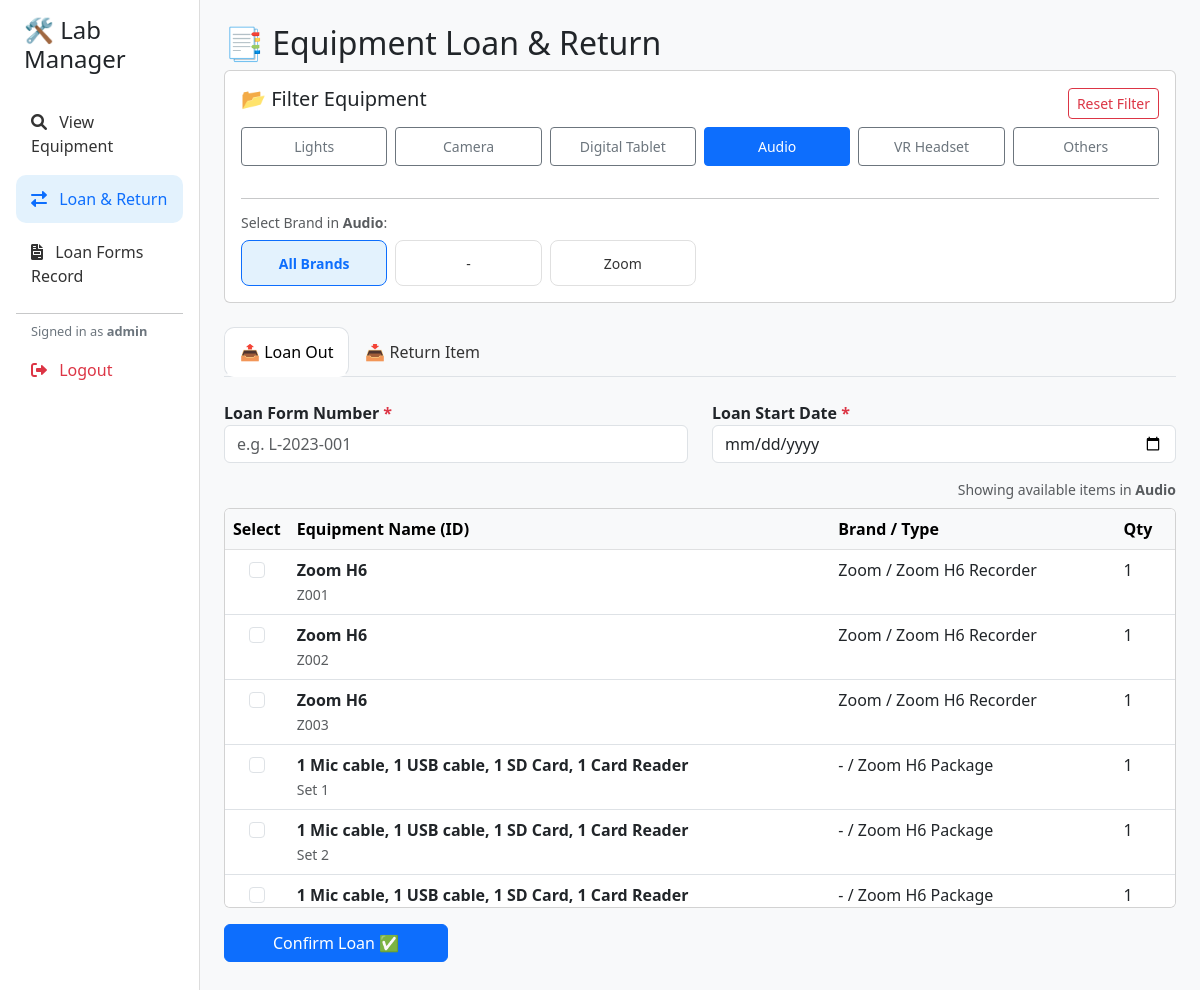
Page /loan_return?category=Audio (signed in) on the committed database.
### tables this page shows
CREATE TABLE "Equipment_List" (
	"Category" TEXT, 
	"Equipment_ID" TEXT, 
	"Type" TEXT, 
	"Brand" TEXT, 
	"Name" TEXT, 
	"Remarks" TEXT, 
	"Qty" BIGINT, 
	item_created DATETIME
);

### app.py (the view, shortened to what this page needs)
@app.route('/loan_return', methods=['GET', 'POST'])
def loan_return():
    if 'user' not in session:
        flash('Please login to access Loan & Return features.', 'warning')
        return redirect(url_for('dashboard'))
    conn = get_db()
    cat_filter = request.args.get('category', 'ALL')
    brand_filter = request.args.get('brand', 'ALL')
    brands = fetch_brands(cat_filter)
    available_data = fetch_equipment_data(availability='Yes', category_filter=cat_filter, brand_filter=brand_filter).to_dict(orient='records')
    loaned_data = fetch_equipment_data(availability='No', category_filter=cat_filter, brand_filter=brand_filter).to_dict(orient='records')
    return render_template('loan_return.html',
                           avail=available_data,
                           loaned=loaned_data,
                           curr_cat=cat_filter,
                           curr_brand=brand_filter,
                           brands=brands)

### app.py (called while the page is built)
def get_db():
    db = getattr(g, '_database', None)
    if db is None:
        db = g._database = sqlite3.connect(DATABASE)
        db.row_factory = sqlite3.Row
    return db

@app.teardown_appcontext
def close_connection(exception):
    db = getattr(g, '_database', None)
    if db is not None:
        db.close()

def fetch_brands(category_filter='ALL'):
    conn = get_db()
    try:
        if category_filter != 'ALL':
            if category_filter == 'Others':
                query = "SELECT DISTINCT Brand FROM Equipment_List WHERE Category NOT IN ('Lights', 'Camera', 'Digital Tablet', 'Audio', 'MICs (Recording Studio)') ORDER BY Brand"
                params = []
            else:
                query = "SELECT DISTINCT Brand FROM Equipment_List WHERE Category = ? ORDER BY Brand"
                params = [category_filter]
            df = pd.read_sql_query(query, conn, params=params)
        else:
            query = "SELECT DISTINCT Brand FROM Equipment_List ORDER BY Brand"
            df = pd.read_sql_query(query, conn)
        return df['Brand'].tolist()
    except:
        return []

### templates/loan_return.html (shortened to what this page needs)
{% extends "base.html" %}
{% block content %}
<h2>📑 Equipment Loan & Return</h2>
<div class="card p-3 mb-4">
    <div class="d-flex justify-content-between align-items-center mb-2">
        <h5>📂 Filter Equipment</h5>
        {% if curr_cat != 'ALL' %}
            <a href="{{ url_for('loan_return') }}" class="btn btn-sm btn-outline-danger">Reset Filter</a>
        {% endif %}
    </div>
    <div class="row g-2 mb-3">
        {% for cat in ['Lights', 'Camera', 'Digital Tablet', 'Audio', 'VR Headset', 'Others'] %}
        <div class="col-4 col-md-2">
            <a href="{{ url_for('loan_return', category=cat) }}"
               class="btn btn-sm w-100 py-2 d-flex flex-column align-items-center justify-content-center {% if curr_cat == cat %}btn-primary{% else %}btn-outline-secondary{% endif %}">
                {{ cat }}
            </a>
        </div>
        {% endfor %}
    </div>
    {% if curr_cat != 'ALL' %}
        <hr>
        <h6 class="text-muted small mb-2">Select Brand in <b>{{ curr_cat }}</b>:</h6>
        <div class="row g-2">
            <div class="col-6 col-sm-3 col-md-2">
                <a href="{{ url_for('loan_return', category=curr_cat, brand='ALL') }}"
                   class="brand-card {% if curr_brand == 'ALL' %}active{% endif %}">
                    <small>All Brands</small>
                </a>
            </div>
            {% for b in brands %}
            <div class="col-6 col-sm-3 col-md-2">
                <a href="{{ url_for('loan_return', category=curr_cat, brand=b) }}"
                   class="brand-card {% if curr_brand == b %}active{% endif %}">
                    <small>{{ b }}</small>
                </a>
            </div>
            {% endfor %}
        </div>
    {% endif %}
</div>
<ul class="nav nav-tabs mb-4" id="myTab" role="tablist">
    <li class="nav-item">
        <button class="nav-link active" id="loan-tab" data-bs-toggle="tab" data-bs-target="#loan" type="button">📤 Loan Out</button>
    </li>
    <li class="nav-item">
        <button class="nav-link" id="return-tab" data-bs-toggle="tab" data-bs-target="#return" type="button">📥 Return Item</button>
    </li>
</ul>
<div class="tab-content" id="myTabContent">
    <div class="tab-pane fade show active" id="loan" role="tabpanel">
        <form method="POST" action="{{ url_for('loan_return', category=curr_cat, brand=curr_brand) }}">
            <div class="row mb-3">
                <div class="col-md-6">
                    <label class="fw-bold">Loan Form Number <span class="text-danger">*</span></label>
                    <input type="text" name="loan_form_number" class="form-control" placeholder="e.g. L-2023-001" required>
                </div>
                <div class="col-md-6">
                    <label class="fw-bold">Loan Start Date <span class="text-danger">*</span></label>
                    <input type="date" name="loan_date" class="form-control" value="{{ date_today }}" required>
                </div>
            </div>
            <div class="text-end text-muted small mb-2">
                Showing available items in <b>{{ curr_cat }}</b> {% if curr_brand != 'ALL' %}/ <b>{{ curr_brand }}</b>{% endif %}
            </div>
            <div class="card p-0 mb-3" style="max-height: 400px; overflow-y: auto;">
                <table class="table table-hover mb-0">
                    <thead class="table-light sticky-top">
                        <tr>
                            <th width="50">Select</th>
                            <th>Equipment Name (ID)</th>
                            <th>Brand / Type</th>
                            <th>Qty</th>
                        </tr>
                    </thead>
                    <tbody>
                        {% for item in avail %}
                        <tr>
                            <td class="text-center">
                                <input class="form-check-input" type="checkbox" name="equipment_ids" value="{{ item['ID'] }}">
                            </td>
                            <td><strong>{{ item['Name'] }}</strong> <br><small class="text-muted">{{ item['ID'] }}</small></td>
                            <td>{{ item['Brand'] }} / {{ item['Type'] }}</td>
                            <td>{{ item['Qty'] }}</td>
                        </tr>
                        {% else %}
                        <tr><td colspan="4" class="text-center py-4 text-muted">No items found matching criteria.</td></tr>
                        {% endfor %}
                    </tbody>
                </table>
            </div>
            <button type="submit" class="btn btn-primary px-5">Confirm Loan ✅</button>
        </form>
    </div>
</div>
{% endblock %}

### templates/base.html (style rules this page uses)
body { background-color: #f8f9fa; }
.nav-link { color: #333; font-weight: 500; padding: 12px 15px; margin-bottom: 5px; transition: all 0.2s; }
.nav-link.active { background-color: #e3f2fd; color: #0d6efd; border-radius: 10px; }

### templates/loan_return.html (style rules this page uses)
.brand-card { transition: transform 0.2s, box-shadow 0.2s; cursor: pointer; border: 1px solid #e0e0e0; text-align: center; padding: 10px; background: #fff; border-radius: 8px; height: 100%; display: block; text-decoration: none; color: #333; }
.brand-card.active { background-color: #e3f2fd; border-color: #0d6efd; color: #0d6efd; font-weight: bold; }

### rows in the picture
Equipment_List: Name "Zoom H6", ID "Z001", Brand "Zoom", Type "Zoom H6 Recorder", Qty "1"
Equipment_List: Name "Zoom H6", ID "Z002", Brand "Zoom", Type "Zoom H6 Recorder", Qty "1"
Equipment_List: Name "Zoom H6", ID "Z003", Brand "Zoom", Type "Zoom H6 Recorder", Qty "1"
Equipment_List: Name "1 Mic cable, 1 USB cable, 1 SD Card, 1 Card Reader", ID "Set 1", Brand "-", Type "Zoom H6 Package", Qty "1"
Equipment_List: Name "1 Mic cable, 1 USB cable, 1 SD Card, 1 Card Reader", ID "Set 2", Brand "-", Type "Zoom H6 Package", Qty "1"
Equipment_List: Name "1 Mic cable, 1 USB cable, 1 SD Card, 1 Card Reader", Brand "-", Type "Zoom H6 Package", Qty "1"

### other values in the picture
{{ session.get('user') }} "admin"
{{ cat }} "Lights" "Camera" "Digital Tablet" "Audio" "VR Headset" "Others"
{{ curr_cat }} "Audio"
{{ b }} "-" "Zoom"
